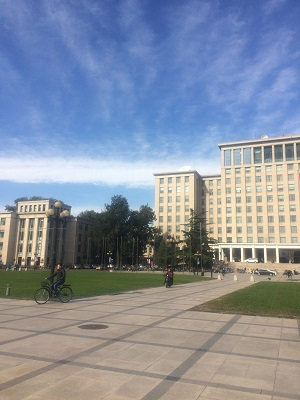
%> input picture Source_Code/method_2/1.JPG, 300 x 400 px
$ octave method_2.m   (GNU Octave 9; MATLAB toolbox functions it lacks are replaced by stand-ins)
%> lines starting %> are read from the running program, lines starting %| are printed output that depends on the picture
%> further down, I1 is the input picture: size 400x300x3 uint8; mean R, G, B 134.5, 143.5, 158.9
### Source_Code/method_2/detect_harris.m
function [ result,cnt] = detect_harris( I1,threshold )
%> called with threshold = 0.1
%   输入： 图片I1，选取角点的阈值threshold，一般取0.01~0.05
%
%	输出： 角点储存数组Result，角点数cnt
%
%	功能：计算 图片I1的角点和角点数
%


%R=det(M)-k.*tr(M).^2 经验参数是k=0.04~0.06 这里取k=0.04
[m,n]=size(I1);
%> m = 400; n = 300
origin_img=I1;
img_double=double(I1);
h=[-2 -1 0 1 2];
%计算图像亮度f(x,y)在点(x,y)处的梯度
Ix=filter2(h,img_double);  % x方向的梯度
Iy=filter2(h',img_double); % y方向的梯度


%构造自相关矩阵
Ixx=Ix.^2;
Iyy=Iy.^2;
Ixy=Ix.*Iy;

Gauss=fspecial('gaussian',[7 7],2);  %高斯函数,窗口大小7*7,sigma=2
Ixx=filter2(Gauss,Ixx);
Iyy=filter2(Gauss,Iyy);
Ixy=filter2(Gauss,Ixy);

%计算矩阵M
k=0.06;
Mdet=Ixx.*Iyy-Ixy.^2;
Mtr=Ixx+Iyy;
R=Mdet-k.*Mtr.^2;


%固定阈值，当R(i, j) > T时，则被判定为候选角点
T=threshold*max(R(:));
%> T = 432100257.1
result=zeros(m,n);

%在候选角点中进行局部非极大值抑制
cnt=0;
for i=2:m-1
    for j=2:n-1
        %窗口大小3*3的局部非极大值抑制
       if (R(i, j) > T &&...
           R(i, j) > R(i-1, j-1) && R(i, j) > R(i-1, j) && R(i, j) > R(i-1, j+1) &&...
           R(i, j) > R(i, j-1) &&  R(i, j) > R(i, j+1) &&...
           R(i, j) > R(i+1, j-1) && R(i, j) > R(i+1, j) && R(i, j) > R(i+1, j+1))
            %result矩阵中为1的即为角点
            result(i,j)=1;
            %统计角点数
            cnt=cnt+1;
        end;
    end;
end;
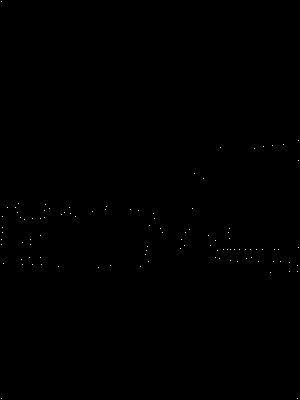
%> result: size 400x300 double; values 0 (black) and 1 (white), 0.08% white in thin lines or dots
%> after the loop, cnt = 102

end

### Source_Code/method_2/harris_match.m
function [ match_pt1,match_pt2 ] = harris_match( I1_gray,I2_gray,I1_Harris,I2_Harris,I1_cnt,I2_cnt)
%   输入： I1_gray：图片I1；
%           I2_gray：图片I2；
%           I1_Harris：图片I1的角点矩阵；
%           I2_Harris：图片I2的角点矩阵；
%           I1_cnt：I1的角点数；
%           I2_cnt：I2的角点数；
%
%	输出： match_pt1：I1中匹配角点的x,y；
%           match_pt2：I2中匹配角点的x,y；
%
%	功能：匹配I1和I2的角点
%

%取出harris角点
[r1,c1]=find(I1_Harris==1);
[r2,c2]=find(I2_Harris==1);
point1=[r1 c1];
point2=[r2 c2];
temp_point2=zeros(size(point1));

%创建ncc矩阵
ncc=zeros(I1_cnt,I2_cnt);

k=5;

%扩大边界
I1_extend = pic_extend(I1_gray,k);
I2_extend = pic_extend(I2_gray,k);

%计算
for i=1:I1_cnt
    p = point1(i,1)+k;
    q = point1(i,2)+k;

    %创建I1角点周围11*11的窗
    windows1 = I1_extend(p-5:p+5,q-5:q+5);
    for j=1:I2_cnt
        m = point2(j,1)+k;
        n = point2(j,2)+k;

         %创建I2角点周围11*11的窗
        windows2 = I2_extend(m-5:m+5,n-5:n+5);

        %计算归一化交叉相关相似度
        ncc(i,j) = ncc_caculate(windows1,windows2);

    end

    % ncc_max是每一列的最大值
    ncc_max=max(ncc(i,:));
    [r,c]=find(ncc(i,:)==ncc_max);
    ncc(ncc==ncc_max)=0;
    ncc_now=max(ncc(i,:));

    % ncc_max是每一列的最大值
    threshold=double(ncc_now/ncc_max);

    if threshold<0.8
      % 若小于0.8则匹配
      temp_point2(i,:)=point2(c,:);
    else
      % 否则记为0
      temp_point2(i,:)=0;
    end;
end;

% 匹配总点数
cnt_match=numel(temp_point2,temp_point2~=0)/2;

% 创建匹配矩阵
match_pt1=zeros(cnt_match,2);
match_pt2=zeros(cnt_match,2);
j=1;

% 存储匹配结果
for i=1:I1_cnt
    if((temp_point2(i,1)~=0)&&(point1(i,1)~=0))
        match_pt2(j,:)=temp_point2(i,:);
        match_pt1(j,:)=point1(i,:);
        j=j+1;
    end;
end;
end

### Source_Code/method_2/pic_extend.m
function [ Eximg1 ] = pic_extend( I1,k)

[L1,W1]=size(I1);
Eximg1=zeros(L1+2*k+1,W1+2*k+1);
Eximg1(k+1:k+L1,k+1:k+W1)=I1;

Eximg1(1:k,k+1:W1+k)=Eximg1(1:k,1:W1);
Eximg1(1:L1+k,W1+k+1:W1+2*k+1)=Eximg1(1:L1+k,W1:W1+k);    %extend right
Eximg1(L1+k+1:L1+2*k+1,k+1:W1+2*k+1)=Eximg1(L1:L1+k,k+1:W1+2*k+1);    %extend down
Eximg1(1:L1+2*k+1,1:k)=Eximg1(1:L1+2*k+1,k+1:2*k);       %extend left
end

### Source_Code/method_2/match_drawline.m
function match_drawline( I1, match_pt1, I2, match_pt2 )
%   输入： 图片I1，I1中的匹配点match_pt1
%          图片I2，I2中的匹配点match_pt2
%	输出： 角点储存数组Result，角点数cnt
%
%	功能：计算 图片I1的角点和角点数
%

    [x1, y1]=size(I1);
    [x2, y2]=size(I2);
    x = max(x1,x2);
    Img = zeros(x,y1+y2);
    Img(1:x1,1:y1)=I1;
    Img(1:x2,y1+1:y2+y1)=I2;
    figure;imshow(uint8(Img));
    for n=1:length(match_pt1)
        hold on;
        plot(match_pt1(n,2),match_pt1(n,1),'r+');
        plot(y1+match_pt2(n,2),match_pt2(n,1),'r+');
        S=[match_pt1(n,2),y1+match_pt2(n,2)];
        T=[match_pt1(n,1),match_pt2(n,1)];
        line(S,T);
    end
    title( '角点匹配');
    legend( 'Matched points 1','Matched points 2');
    hold off;
end

### Source_Code/method_2/transfer_caculate.m
function T = transfer_caculate(points1, points2)
%   输入： points1：动点，
%           points2：参考点
%
%	输出： T：变换矩阵
%
%	功能：根据动点和参考点，计算出变换矩阵
%

%利用奇异值分解计算T
%生成A矩阵
A = zeros(8,9);
% points1=[18.250000000000000,1.757500000000000e+02;62.750000000000000,1.762500000000000e+02;88.749999999999990,3.302500000000000e+02;25.250000000000000,3.302500000000000e+02];
% points2=[1.552500000000000e+02,1.747500000000000e+02;1.967500000000000e+02,1.722500000000000e+02;2.332500000000000e+02,3.227500000000000e+02;1.702500000000000e+02,3.172500000000000e+02];
    A(:,3) = [1;0;1;0;1;0;1;0];
    A(:,6) = [0;1;0;1;0;1;0;1];

    A(1,1:2)=points1(1,1:2);
    A(3,1:2)=points1(2,1:2);
    A(5,1:2)=points1(3,1:2);
    A(7,1:2)=points1(4,1:2);

    A(2,4:5)=points1(1,1:2);
    A(4,4:5)=points1(2,1:2);
    A(6,4:5)=points1(3,1:2);
    A(8,4:5)=points1(4,1:2);

    x_point1_x_point2 = points2(:,1) .* points1(:,1);
    x_point1_y_point2 = points2(:,1) .* points1(:,2);
    x_point2_y_point1 = points2(:,2) .* points1(:,1);
    y_point1_y_point2 = points2(:,2) .* points1(:,2);

    A(1:2:end,7) = -x_point1_x_point2;
    A(1:2:end,8) = -x_point1_y_point2;
    A(2:2:end,7) = -x_point2_y_point1;
    A(2:2:end,8) = -y_point1_y_point2;
    A(1:2:end,9) = -points2(:,1);
    A(2:2:end,9) = -points2(:,2);

   %奇异值分解
    [U,S,V] = svd(A);

    %提取右奇异值向量
    h = V(:,9) ./ V(9,9);

    %A'A*V=aV
    T= reshape(h,3,3);


% [10 lines of commented-out code are left out]
end

### Source_Code/method_2/method_2.m
% 运行时，请先打开create_panorama，transfer_caculate，ncc_caculate，detect_harris
%                imfreqfilt, imggaussflpf等四个头文件

% *************************
% image sitching method_2
% *************************


clear all;
clc;

I1=imread('1.jpg');
I1_gray=rgb2gray(I1);

%探测Harris角点
[ I1_Harris,I1_cnt] = detect_harris(I1_gray,0.1);
%> I1_cnt = 102


%画出I1角点
[r_1,c_1]=find(I1_Harris==1);
%> r_1 = 102 values from 2 to 399; c_1 = 102 values from 2 to 299
figure;
imshow(I1);
hold on;
text(c_1,r_1,'*','FontSize',8,'color','r');
title('I1角点');
impixelinfo;

I2=imread('2.jpg');
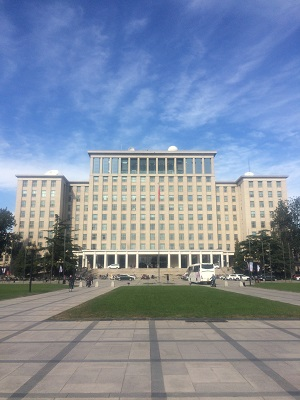
%> input picture Source_Code/method_2/2.JPG, 300 x 400 px
%> I2 is the input picture: size 400x300x3 uint8; mean R, G, B 128.4, 141, 160.8
I2_gray=rgb2gray(I2);

%探测Harris角点
[ I2_Harris,I2_cnt] = detect_harris(I2_gray,0.1);
%> I2_cnt = 99


%画出I2角点
[r_2,c_2]=find(I2_Harris==1);
%> r_2 = 99 values from 2 to 399; c_2 = 99 values from 2 to 299
figure;
imshow(I2);
hold on;
text(c_2,r_2,'*','FontSize',8,'color','r');
title('I2角点');
impixelinfo;

%I1、I2的角点匹配
[ match_pt1,match_pt2 ] = harris_match( I1_gray,I2_gray,I1_Harris,I2_Harris,I1_cnt,I2_cnt);
%> in harris_match, `[r1,c1]=find(I1_Harris==1);`: r1 = 102 values from 2 to 399; c1 = 102 values from 2 to 299
%> in harris_match, `[r2,c2]=find(I2_Harris==1);`: r2 = 99 values from 2 to 399; c2 = 99 values from 2 to 299
%> in harris_match, `point1=[r1 c1];`: point1 = 102 rows, first 12: [2 2; 240 2; 245 2; 399 2; 217 3; 228 3; 233 3; 264 4; 208 8; 208 16; 213 18; 204 19]
%> in harris_match, `point2=[r2 c2];`: point2 = 99 rows, first 12: [264 2; 399 2; 209 3; 254 4; 271 4; 232 8; 218 14; 225 14; 256 43; 247 44; 239 48; 253 48]
%> in harris_match, `ncc=zeros(I1_cnt,I2_cnt);`: ncc: size 102x99 double; every value is 0
%> call 2 of pic_extend, with k = 5
%> in pic_extend (call 2), `Eximg1(1:L1+2*k+1,1:k)=Eximg1(1:L1+2*k+1,k+1:2*k);`:
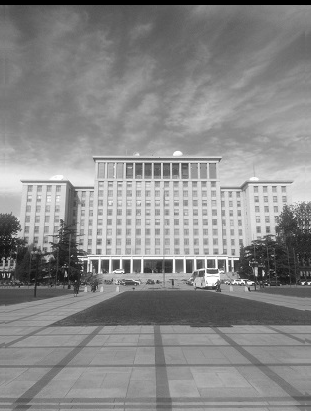
%> Eximg1: size 411x311 double; min 0, max 255, mean 137.4
%> the loop in harris_match, `for i=1:I1_cnt` made 102 passes
%> (p, q, ncc_max, c, ncc_now, threshold) on passes 1 to 12: (7, 7, 1.06, 97, 0.751, 0.706), (245, 7, 0.513, 23, 0.512, 0.999), (250, 7, 0.922, 53, 0.892, 0.968), (404, 7, 5.83, 97, 5.56, 0.954), (222, 8, 0.524, 68, 0.486, 0.929), (233, 8, 0.733, 93, 0.698, 0.952), (238, 8, 1.07, 53, 1.05, 0.98), (269, 9, 0.854, 72, 0.794, 0.929), (213, 13, 1.1, 36, 1.08, 0.985), (213, 21, 1.09, 59, 1.09, 0.996), (218, 23, 0.807, 7, 0.682, 0.844), (209, 24, 0.978, 79, 0.946, 0.967)
%> after the loop in harris_match, `for i=1:I1_cnt`:
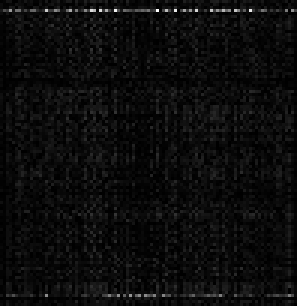
%> ncc: size 102x99 double (shown 3 times larger); min 0, max 5.56, mean 0.275; drawn with min black and max white
%> after the loop in harris_match, `for i=1:I1_cnt`: temp_point2 = 102 rows, first 12: [2 299; 0 0; 0 0; 0 0; 0 0; 0 0; 0 0; 0 0; 0 0; 0 0; 0 0; 0 0]
%> in harris_match, `cnt_match=numel(temp_point2,temp_point2~=0)/2;`: cnt_match = 8
%> the loop in harris_match, `for i=1:I1_cnt` made 102 passes
%> after the loop in harris_match, `for i=1:I1_cnt`: j = 9; match_pt1 = [2 2; 205 46; 240 182; 246 211; 241 216; 261 231; 258 252; 266 298]; match_pt2 = [2 299; 257 224; 247 44; 253 75; 248 81; 267 95; 264 114; 2 299]

%选出3:6的匹配角点
movingPoints=match_pt1(3:6,:);
%> movingPoints = [240 182; 246 211; 241 216; 261 231]
fixedPoints=match_pt2(3:6,:);
%> fixedPoints = [247 44; 253 75; 248 81; 267 95]

%画线，连起匹配角点
match_drawline( I1_gray,match_pt1(3:6,:), I2_gray, match_pt2(3:6,:) );
%> in match_drawline, `Img(1:x2,y1+1:y2+y1)=I2;`:
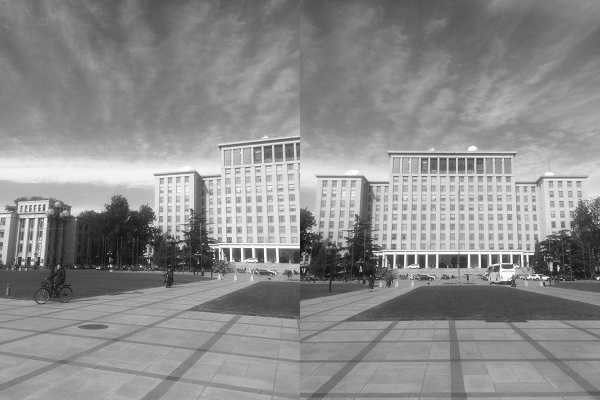
%> Img: size 400x600 double; min 9, max 255, mean 141
%> the loop in match_drawline, `for n=1:length(match_pt1)` made 4 passes
%> (S, T) on passes 1 to 4: ([182 344], [240 247]), ([211 375], [246 253]), ([216 381], [241 248]), ([231 395], [261 267])

I3=imread('3.jpg');
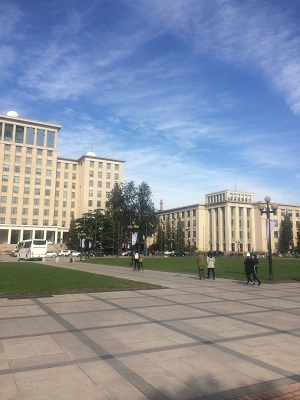
%> input picture Source_Code/method_2/3.JPG, 300 x 400 px
%> I3 is the input picture: size 400x300x3 uint8; mean R, G, B 136.2, 144.3, 158.8
I3_gray=rgb2gray(I3);

%探测Harris角点
[ I3_Harris,I3_cnt] = detect_harris(I3_gray,0.2);
%> call 3 of detect_harris, with threshold = 0.2
%> in detect_harris (call 3), `Iy=filter2(h',img_double);`:
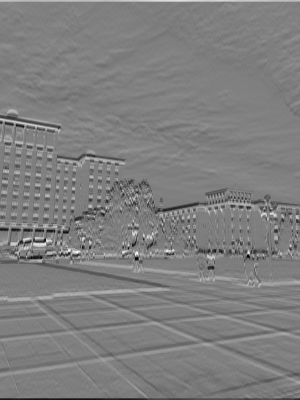
%> Iy: size 400x300 double; min -588, max 591, mean 0.1; drawn with min black and max white
%> in detect_harris (call 3), `T=threshold*max(R(:));`: T = 1.87e+09
%> after the loop in detect_harris (call 3), `for i=2:m-1`: cnt = 28
%> I3_cnt = 28

%画出I3角点
[r_3,c_3]=find(I3_Harris==1);
%> r_3 = 28 values from 121 to 259; c_3 = 28 values from 2 to 299
figure;
imshow(I3);
hold on;
text(c_3,r_3,'*','FontSize',8,'color','r');
title('I3角点');
impixelinfo;

%I3、I2的角点匹配
[ match_pt3,match_pt4] = harris_match( I3_gray,I2_gray,I3_Harris,I2_Harris,I3_cnt,I2_cnt);
%> in harris_match (call 2), `point1=[r1 c1];`: point1 = 28 rows, first 12: [121 2; 228 2; 231 9; 243 12; 232 13; 126 17; 240 24; 232 26; 245 33; 239 36; 259 42; 232 46]
%> the loop in harris_match (call 2), `for i=1:I1_cnt` made 28 passes
%> (p, q, ncc_max, c, ncc_now, threshold) on passes 1 to 12: (126, 7, 0.573, 55, 0.571, 0.997), (233, 7, 0.563, 68, 0.456, 0.81), (236, 14, 0.87, 43, 0.864, 0.993), (248, 17, 0.905, 45, 0.851, 0.94), (237, 18, 0.898, 32, 0.88, 0.98), (131, 22, 0.838, 56, 0.769, 0.918), (245, 29, 0.718, 70, 0.574, 0.8), (237, 31, 0.981, 36, 0.967, 0.986), (250, 38, 0.896, 69, 0.447, 0.499), (244, 41, 0.759, 70, 0.438, 0.577), (264, 47, 0.894, 53, 0.871, 0.974), (237, 51, 0.831, 73, 0.727, 0.875)
%> after the loop in harris_match (call 2), `for i=1:I1_cnt`: temp_point2 = 28 rows, first 12: [0 0; 0 0; 0 0; 0 0; 0 0; 0 0; 263 203; 0 0; 269 202; 263 203; 0 0; 0 0]
%> the loop in harris_match (call 2), `for i=1:I1_cnt` made 28 passes
%> match_pt3 = [240 24; 245 33; 239 36; 241 46; 233 58; 252 70; 247 84]; match_pt4 = [263 203; 269 202; 263 203; 265 213; 257 224; 276 238; 271 252]

%画线，连起匹配角点
match_drawline( I2_gray, match_pt4, I3_gray, match_pt3 );
%> the loop in match_drawline (call 2), `for n=1:length(match_pt1)` made 7 passes
%> (S, T) on passes 1 to 7: ([203 324], [263 240]), ([202 333], [269 245]), ([203 336], [263 239]), ([213 346], [265 241]), ([224 358], [257 233]), ([238 370], [276 252]), ([252 384], [271 247])
movingPoints=[218,234;268,234;171,317;231,323];
fixedPoints=[84,239;131,241;25,330;89,331];
fixedPoints1=[184,152;216,152;216,329;280,328];
movingPoints1=[25,121;60,127;39,305;102,300];
imageSize=size(I1);
%> imageSize = [400 300 3]


%生成透视矩阵
T1=transfer_caculate(movingPoints, fixedPoints);
T2=transfer_caculate(movingPoints1, fixedPoints1);


tforms(3) = projective2d(eye(3));

% [7 lines of commented-out code are left out]
tforms(1).T=T1;
tforms(3).T=T2;


%重新计算变换之后的限制
for i = 1:numel(tforms)
%> (the run ends here)
